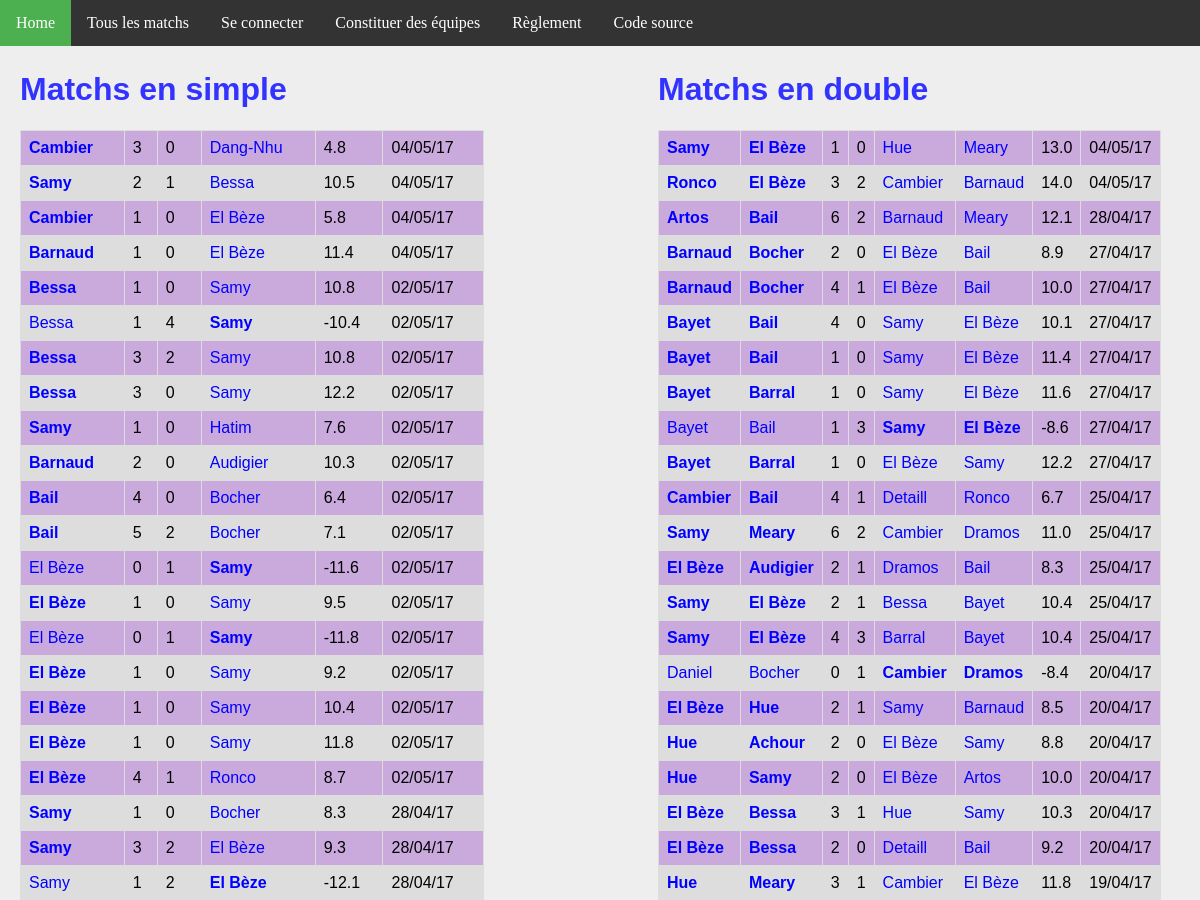
Page /matchs/ (upper part) on the earlier database version.
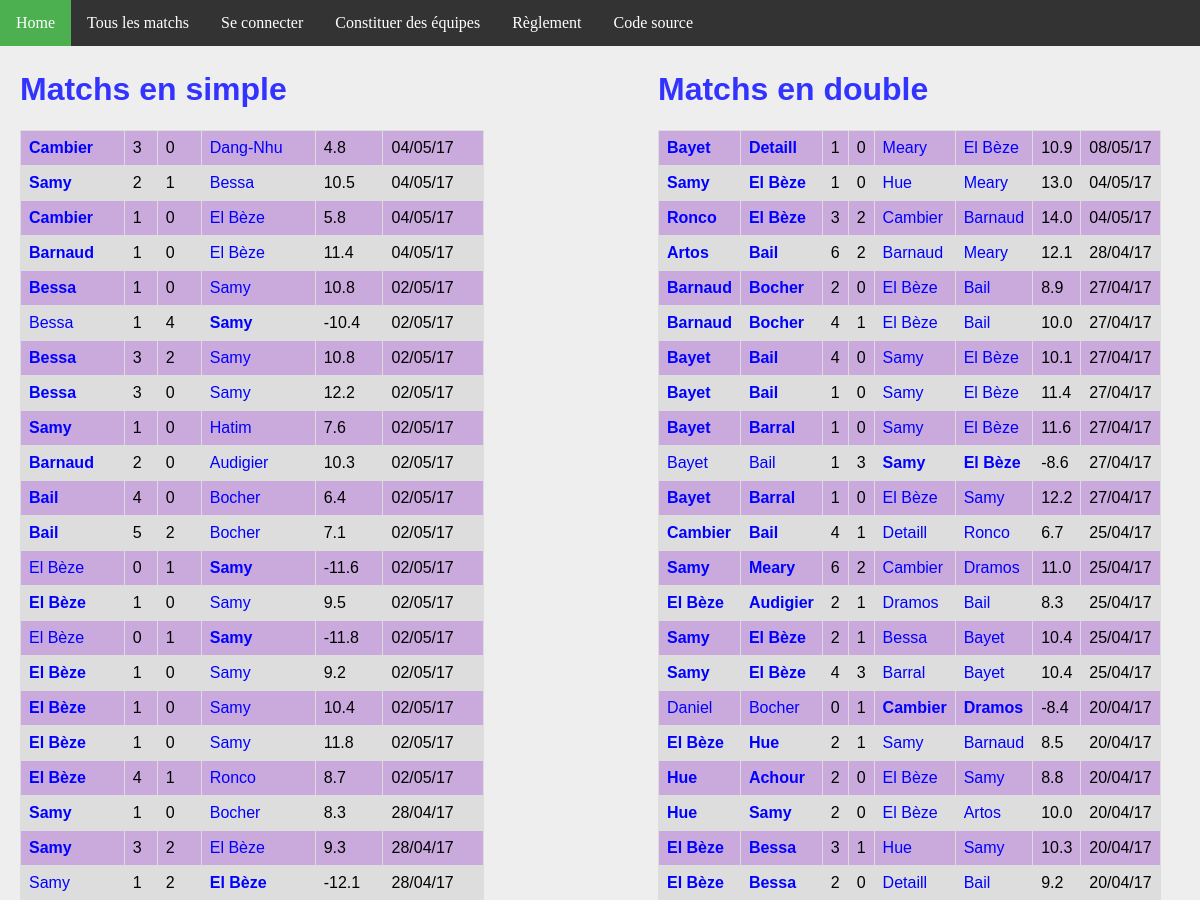
Same page on the later database version.
### ranking/models.py (models this page shows, shortened)
class MatchSimple(models.Model):
    domicile = models.ForeignKey('Joueur', related_name = 'dom')
    exterieur = models.ForeignKey('Joueur', related_name = 'exte')
    date = models.DateTimeField(auto_now_add=True)
    buts_domicile = models.IntegerField(default=0)
    buts_exterieur = models.IntegerField(default=0)
    points = models.FloatField(default=0)
    @property
    def winner(self):
        if self.buts_domicile > self.buts_exterieur:
            return 1.
        elif self.buts_domicile < self.buts_exterieur:
            return 0.
        else:
            return 0.5

class Joueur(models.Model):
    user = models.OneToOneField(User, on_delete=models.CASCADE)
    pseudo = models.CharField(max_length = 50, default="Pax lambda")
    simple_score = models.FloatField(default=100)
    simple_rang = models.IntegerField(default=0)
    simple_victoires = models.IntegerField(default=0)
    simple_nuls = models.IntegerField(default=0)
    simple_defaites = models.IntegerField(default=0)
    simple_buts_pour = models.IntegerField(default=0)
    simple_buts_contre = models.IntegerField(default=0)
    double_score = models.FloatField(default=100)
    double_rang = models.IntegerField(default=0)
    double_victoires = models.IntegerField(default=0)
    double_nuls = models.IntegerField(default=0)
    double_defaites = models.IntegerField(default=0)
    double_buts_pour = models.IntegerField(default=0)
    double_buts_contre = models.IntegerField(default=0)

class MatchDouble(models.Model):
    domicile_1 = models.ForeignKey('Joueur', related_name = 'dom1')
    domicile_2 = models.ForeignKey('Joueur', related_name = 'dom2')
    exterieur_1 = models.ForeignKey('Joueur', related_name = 'exte1')
    exterieur_2 = models.ForeignKey('Joueur', related_name = 'exte2')
    date = models.DateTimeField(auto_now_add=True)
    buts_domicile = models.IntegerField(default=0)
    buts_exterieur = models.IntegerField(default=0)
    points = models.FloatField(default=0)
    @property
    def winner(self):
        if self.buts_domicile > self.buts_exterieur:
            return 1.
        elif self.buts_domicile < self.buts_exterieur:
            return 0.
        else:
            return 0.5

### ranking/views.py (the view)
# urls.py: url(r'^matchs/$', views.all_matchs, name='matchs'),
def all_matchs(request):
    context = {
        'simple_matchs': MatchSimple.objects.order_by('-date').all(),
        'double_matchs': MatchDouble.objects.order_by('-date').all(),
    }
    return render(request, 'all_matchs.html', context)

### ranking/templatetags/app_filter.py (called while the page is built)
@register.filter(name='decimal')
def decimal(x):
    return '{0:.1f}'.format(x)

### ranking/templates/all_matchs.html
{% extends 'base.html' %}
{% block body %}
{% load app_filter %}
<div id="column1" style="float:left; margin:0; width:40%;">
    <h1>Matchs en simple</h1>
    <table>
        {% for m in simple_matchs %}
        <tr>
            <td {% if m.winner == 1 %} style='font-weight:bold'{% endif %} >
                <a href="{% url 'joueur' m.domicile.id %}">{{m.domicile.pseudo}}</a>
            </td>
            <td>{{m.buts_domicile}}</td>
            <td>{{m.buts_exterieur}}</td>
            <td {% if m.winner == 0 %} style='font-weight:bold'{% endif %} >
                <a href="{% url 'joueur' m.exterieur.id %}">{{m.exterieur.pseudo}}</a>
            </td>
            <td>{{m.points|decimal}}</td>
            <td>{{m.date | date:'d/m/y'}}</td>
        </tr>
        {% endfor %}
    </table>
</div>
<div id="column2" style="float:left; margin-left:15%;width:40%;">
<h1>Matchs en double</h1>
<table>
    {% for m in double_matchs %}
    <tr>
        <td {% if m.winner == 1 %} style='font-weight:bold'{% endif %} >
            <a class="joueur" href="{% url 'joueur' m.domicile_1.id %}">{{m.domicile_1.pseudo}}</a>
        </td>
        <td {% if m.winner == 1 %} style='font-weight:bold'{% endif %} >
            <a class="joueur" href="{% url 'joueur' m.domicile_2.id %}">{{m.domicile_2.pseudo}}</a>
        </td>
        <td>{{m.buts_domicile}}</td>
        <td>{{m.buts_exterieur}}</td>
        <td {% if m.winner == 0 %} style='font-weight:bold'{% endif %} >
            <a class='joueur' href="{% url 'joueur' m.exterieur_1.id %}">{{m.exterieur_1.pseudo}}</a>
        </td>
        <td {% if m.winner == 0 %} style='font-weight:bold'{% endif %} >
            <a class='joueur' href="{% url 'joueur' m.exterieur_2.id %}">{{m.exterieur_2.pseudo}}</a>
        </td>
        <td>{{m.points|decimal}}</td>
        <td>{{m.date | date:'d/m/y'}}</td>
    </tr>
    {% endfor %}
</table>
</div>
{% endblock %}

Differences in the rows shown:
no longer on this page (row unchanged): MatchDouble: domicile_1.pseudo "Hue", domicile_2.pseudo "Meary", buts_domicile "3", buts_exterieur "1", exterieur_1.pseudo "Cambier", exterieur_2.pseudo "El Bèze", points|decimal "11.8", date "19/04/17"
added MatchDouble: domicile_1.pseudo "Bayet", domicile_2.pseudo "Detaill", buts_domicile "1", buts_exterieur "0", exterieur_1.pseudo "Meary", exterieur_2.pseudo "El Bèze", points|decimal "10.9", date "08/05/17"
